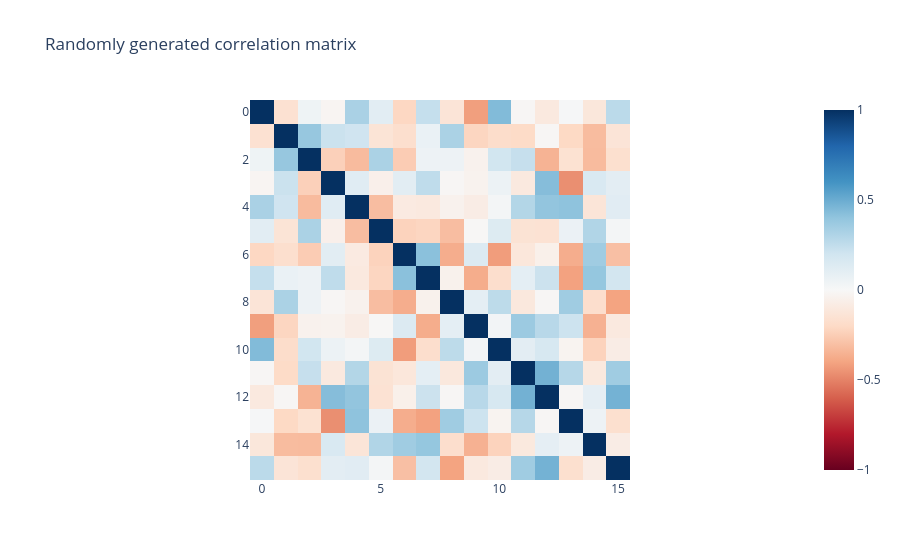

The notebook cell saved with this chart:
### Markdown cell above
## Advanced: Correlated Features

Real features often co-occur. For example, we'd expect that "cat" and "furry" features frequely fire together, but "cat" and "physicist" likely almost never fire together. We can add correlations between features by providing a `correlation_matrix` to the `ActivationGenerator`. You can make create correlation matrix manually, or you can use the `generate_random_correlation_matrix` helper if you'd just like some random correlations:

### Code cell
from sae_lens.synthetic import generate_random_correlation_matrix
import plotly.express as px

corr_matrix = generate_random_correlation_matrix(
    num_features=num_features,
)

# Create an activation generator with correlations
correlated_gen = ActivationGenerator(
    num_features=num_features,
    firing_probabilities=0.15,
    correlation_matrix=corr_matrix,
)

# Sample and verify correlations
samples = correlated_gen.sample(10000)
empirical_corr = torch.corrcoef(samples.T)

print("Specified correlations vs empirical:")
print(f"  (0,1): specified={corr_matrix[0,1]:.2f}, empirical={empirical_corr[0,1]:.2f}")
print(f"  (2,3): specified={corr_matrix[2,3]:.2f}, empirical={empirical_corr[2,3]:.2f}")
print(f"  (4,5): specified={corr_matrix[4,5]:.2f}, empirical={empirical_corr[4,5]:.2f}")

px.imshow(
    corr_matrix,
    title="Randomly generated correlation matrix",
    color_continuous_scale="rdbu",
    zmin=-1,
    zmax=1,
)

### Figure 1 — Plotly figure (JSON) as saved in the notebook; plotly's stock layout.template omitted (floating-point values rounded to 4 significant figures; data arrays with more than 128 entries replaced by an {"elided": "..."} marker saying what was removed)
{"data": [{"coloraxis": "coloraxis", "hovertemplate": "x: %{x}<br>y: %{y}<br>color: %{z}<extra></extra>", "name": "0", "type": "heatmap", "xaxis": "x", "yaxis": "y", "z": {"elided": "16x16 float values"}}], "layout": {"coloraxis": {"cmax": 1, "cmin": -1, "colorscale": [[0, "rgb(103,0,31)"], [0.1, "rgb(178,24,43)"], [0.2, "rgb(214,96,77)"], [0.3, "rgb(244,165,130)"], [0.4, "rgb(253,219,199)"], [0.5, "rgb(247,247,247)"], [0.6, "rgb(209,229,240)"], [0.7, "rgb(146,197,222)"], [0.8, "rgb(67,147,195)"], [0.9, "rgb(33,102,172)"], [1, "rgb(5,48,97)"]]}, "title": {"text": "Randomly generated correlation matrix"}, "xaxis": {"anchor": "y", "constrain": "domain", "domain": [0, 1], "scaleanchor": "y"}, "yaxis": {"anchor": "x", "autorange": "reversed", "constrain": "domain", "domain": [0, 1]}}}
